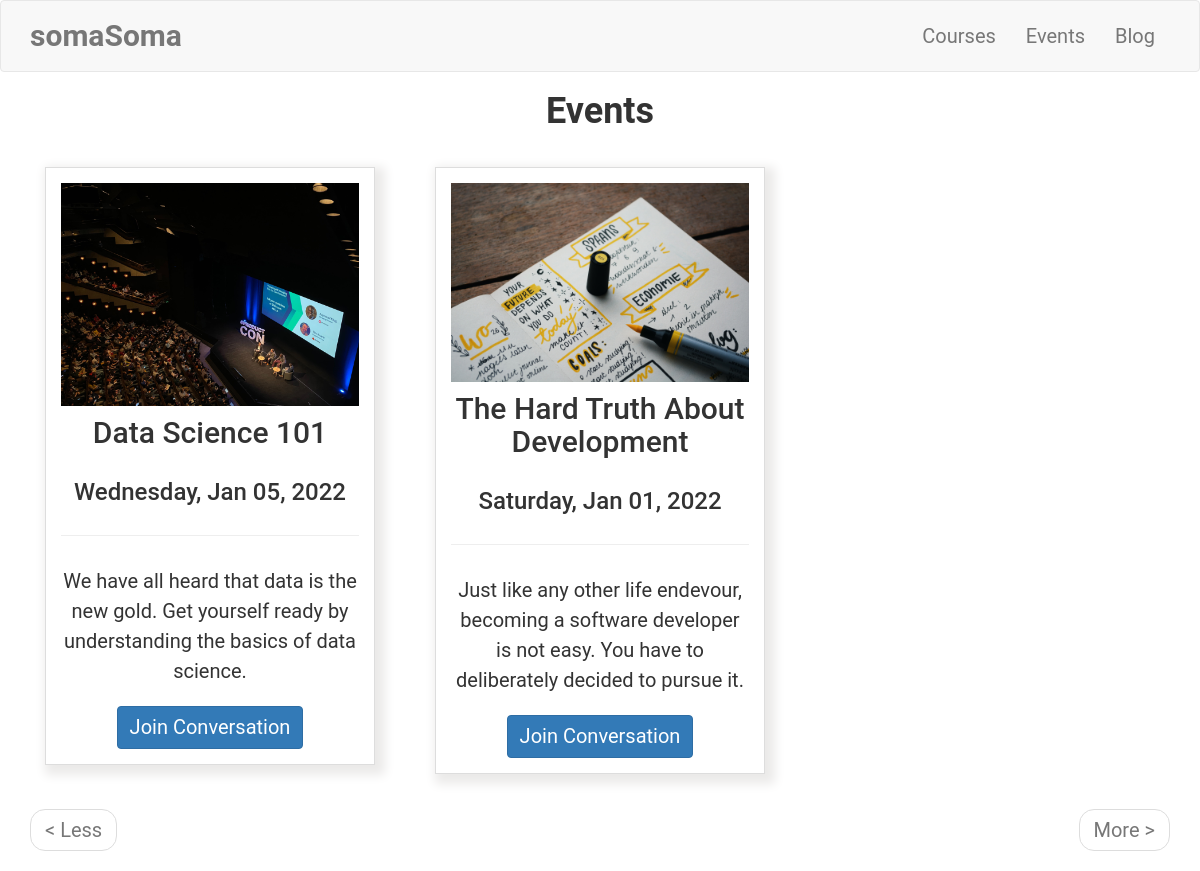
The app's page /events with its own data.
### app/models.py (models this page shows, shortened)
class UpdateEvents(db.Model):
    __tablename__ = 'update events'
    id = db.Column(db.Integer, primary_key=True)
    title = db.Column(db.String(64), index=True)
    event_image = db.Column(db.String(300))
    event_date = db.Column(db.String(300))
    event_time = db.Column(db.String(300))
    location = db.Column(db.String(300))
    body = db.Column(db.String(300))
    timestamp = db.Column(db.DateTime, index=True, default=datetime.utcnow)
    link = db.Column(db.String(300))
    allowed_status = db.Column(db.Boolean, default=False)
    admin_id = db.Column(db.Integer, db.ForeignKey('admin.id'))

### app/main/routes.py (the view)
@bp.route('/events')
def events():
    page = request.args.get('page', 1, type=int)
    allowed_events = UpdateEvents.query.filter_by(
        allowed_status=True).order_by(UpdateEvents.timestamp.desc()).paginate(
        page,
        current_app.config['POSTS_PER_PAGE'],
        False
        )
    next_url = url_for(
        'main.events',
        _anchor='events',
        page=allowed_events.next_num) \
        if allowed_events.has_next else None
    prev_url = url_for(
        'main.events',
        _anchor='events',
        page=allowed_events.prev_num) \
        if allowed_events.has_prev else None
    return render_template(
        'events.html',
        title='Events',
        allowed_events=allowed_events.items,
        next_url=next_url,
        prev_url=prev_url
        )

### app/templates/events.html (shortened to what this page needs)
{% extends 'base.html' %}
{% block app_content %}
    <div class="row">
        <div class="col-sm-12 text-center">
            <h1>{{ title }}</h1>
        </div>
    </div>
    <div class="row" id="events">
        {% for event in allowed_events %}
        <div class="col-sm-4">
            <div class="card-deck">
                <div class="card">
                    <img class="img-fluid" style="max-width: 100%; height: auto;" src="/{{ event.event_image }}" alt="Flask Class">
                    <div class="card-body">
                        <div class="text-center">
                            <h2 class="card-title">{{ event.title }}</h2>
                            <h3 class="card-title">{{ event.event_date }}</h3>
                            <hr>
                            <p class="card-text">
                                {{ event.body }}
                            </p>
                                <button type="button" class="btn btn-primary" data-toggle="modal" data-target="#{{ event.id }}">
                                    Join Conversation
                                </button>
                        </div>
                    </div>
                </div>
            </div>
        </div>
        {% endfor %}
    </div>
    <div class="row">
        <div  class="col-sm-12">
            <nav aria-label="...">
                <ul class="pager">
                    <li class="previous{% if not prev_url %} disabled{% endif %}">
                        <a href="{{ prev_url or '#' }}">
                            <span aria-hidden="true">&#60;</span> Less
                        </a>
                    </li>
                    <li class="next{% if not next_url %} disabled{% endif %}">
                        <a href="{{ next_url or '#' }}">
                            More <span aria-hidden="true">&#62;</span>
                        </a>
                    </li>
                </ul>
            </nav>
        </div>
    </div>
{% endblock %}

### app/static/css/styles.css (style rules this page uses)
.card-deck { padding: 15px; border: 1px solid #ddd; margin: 15px; }
.card-deck, .blog { box-shadow: 5px 5px 10px 5px #ebeae9; }
html, body { font-family: 'Roboto', sans-serif; }
h1 { padding-bottom: 10px; font-weight: 600; margin-top: 0px; padding-top: 0px; }
h2, h3, h4, h5, h6, p { margin-top: 0px; padding-top: 10px; padding-bottom: 10px; }
p, li { line-height: 30px; margin-top: 10px; margin-bottom: 10px; }
p, li, td, .btn, .btn-alt, .schedule-btn { font-size: 20px; }

### records on screen
UpdateEvents: event_image (picture), title "Data Science 101", event_date "Wednesday, Jan 05, 2022", body "We have all heard that data is the new gold. Get yourself ready by understanding the basics of data science."
UpdateEvents: event_image (picture), title "The Hard Truth About Development", event_date "Saturday, Jan 01, 2022", body "Just like any other life endevour, becoming a software developer is not easy. You have to deliberately decided to pursue it."

### other values on screen
{{ title }} "Events"
